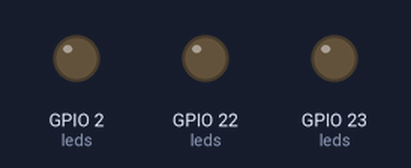
Bench run of a program on a simulated ESP32. Parts: output pins drawn as LEDs (lit = HIGH). What the program prints to the serial monitor is not drawn.

Above: at 0.02 s.
Timing chart, 0 to 3.0 s (numbered marks = the images above):
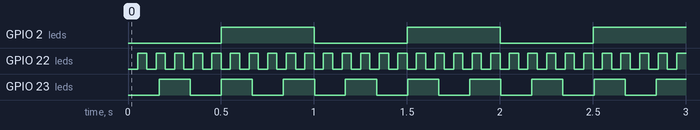

The program:

main.cpp
```cpp
#include <Arduino.h>
struct LedTask {
  uint8_t pin;
  uint16_t period;
  uint16_t counter;
  bool state;
  volatile bool flag;
};

// Timer tick = 10 ms (reduces CPU load compared to 1 ms)
const uint16_t TIMER_TICK_MS = 1;

// Define LEDs (pin, period in ms)
LedTask leds[] = {
  {2,   500 / TIMER_TICK_MS, 0, false, false}, // onboard LED (500 ms)
  {22,   50 / TIMER_TICK_MS, 0, false, false}, // external LED (50 ms)
  {23,  167 / TIMER_TICK_MS, 0, false, false}  // external LED (167 ms)
};

const uint8_t LED_COUNT = sizeof(leds) / sizeof(leds[0]);

hw_timer_t * timer = NULL;


void IRAM_ATTR onTimer() {
  for (int i = 0; i < 3; i++) {
    leds[i].counter++;
    if (leds[i].counter >= leds[i].period) {
      leds[i].flag = true;
      leds[i].counter = 0;
    }
  }
}


void setup() {
  Serial.begin(115200);
  Serial.println("LED Blinker Started");


  for (int i = 0; i < LED_COUNT; i++) {
    pinMode(leds[i].pin, OUTPUT);
    digitalWrite(leds[i].pin, LOW);
  }

  // Init hardware timer
  timer = timerBegin(0, 80, true);                  // Timer 0, prescaler 80 → 1 tick = 1 µs
  timerAttachInterrupt(timer, &onTimer, true);      // Attach ISR
  timerAlarmWrite(timer, TIMER_TICK_MS*1000 , true);
  timerAlarmEnable(timer);                          // Start
}


void loop() {

  for (int i = 0; i < LED_COUNT; i++) {
    if (leds[i].flag) {
      leds[i].flag = false;
      leds[i].state = !leds[i].state;
      digitalWrite(leds[i].pin, leds[i].state);
    }
  }


  delay(1); // yield CPU
}
```

Measured:
- by itself, GPIO 2 (leds): alternates HIGH for 0.50 s and LOW for 0.50 s
- by itself, GPIO 22 (leds): alternates HIGH for 0.05 s and LOW for 0.05 s
- by itself, GPIO 23 (leds): alternates HIGH for 0.17 s and LOW for 0.17 s
